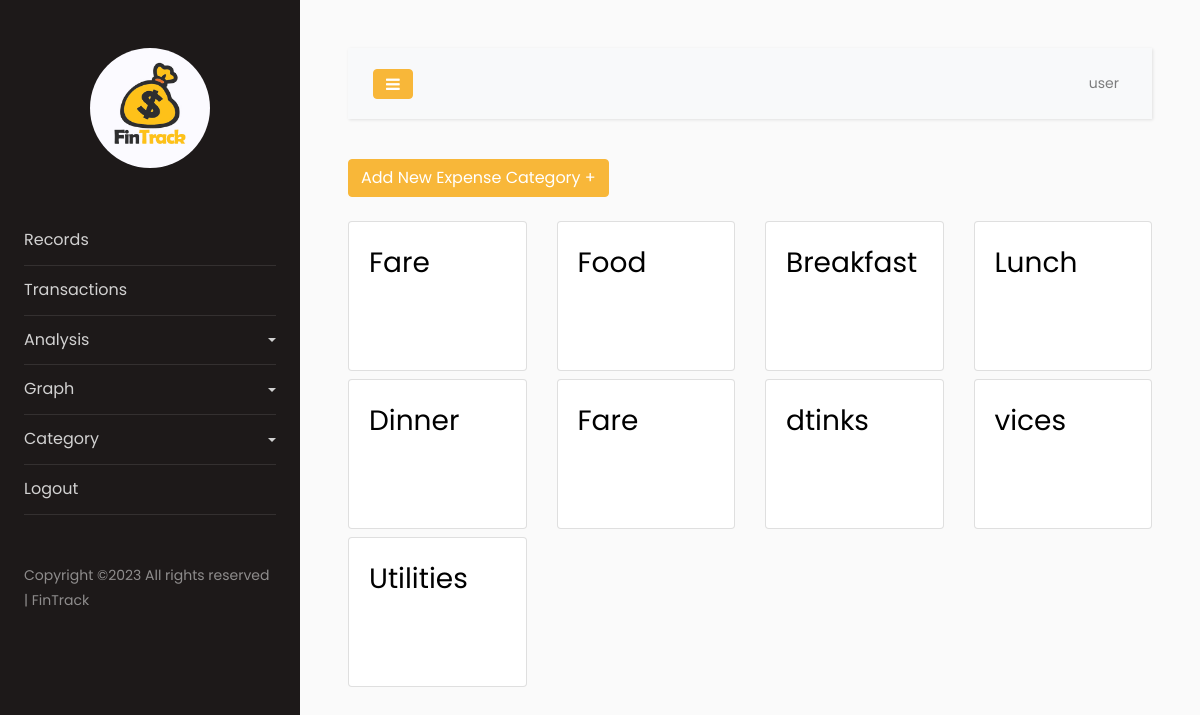
Screenshot of /app/category.php?type=Expense (signed in) with the database file from the repository.
### tables this page shows
CREATE TABLE `category` (
  `Id` int(11) NOT NULL AUTO_INCREMENT,
  `createdById` int(11) DEFAULT '0',
  `name` varchar(255) DEFAULT NULL,
  `type` varchar(255) DEFAULT NULL,
  PRIMARY KEY (`Id`)
);

### config/Models.php (called while the page is built, shortened)
<?php
include "CRUD.php";
function category() {
	$crud = new CRUD;
	$crud->table = "category";
	return $crud;
}
?>

### config/CRUD.php (called while the page is built)
<?php class CRUD{var $table;var $obj=array();function arrayToQuery($query){$query_array=array();foreach($query as $key=>$key_value){if($key_value=="NOW()"){$query_array[]="$key=$key_value";}else{$query_array[]="$key='".htmlspecialchars($key_value,ENT_QUOTES)."'";}}return implode(', ',$query_array);}function list($query=""){$query=$query?"where ".$query:"";$db=Database::connect();$pdo=$db->prepare("select * from $this->table $query");$pdo->execute();$result=$pdo->fetchAll(PDO::FETCH_OBJ);Database::disconnect();return $result;}function count($query=""){$query=$query?"where ".$query:"";$db=Database::connect();$pdo=$db->prepare("select * from $this->table $query");$pdo->execute();Database::disconnect();return $pdo->rowCount();}function get($args){$db=Database::connect();$pdo=$db->prepare("select * from $this->table where $args");$pdo->execute();$result=$pdo->fetch(PDO::FETCH_OBJ);Database::disconnect();return $result;}function create(){$object=$this->arrayToQuery($this->obj);$db=Database::connect();$pdo=$db->prepare("insert into $this->table set $object");$pdo->execute();Database::disconnect();}function update($args){$object=$this->arrayToQuery($this->obj);$db=Database::connect();$pdo=$db->prepare("update $this->table set $object where $args");$pdo->execute();Database::disconnect();}function delete($args){$db=Database::connect();$pdo=$db->prepare("delete from $this->table where $args");$pdo->execute();Database::disconnect();}} ?>

### app/category.php (the view, shortened to what this page needs)
<?php
$ROOT_DIR="../";
include $ROOT_DIR . "templates/header.php";
$userId = $_SESSION["user_session"]["Id"];
$type = $_GET["type"];
$category_list = category()->list("type='$type' and (createdById=$userId or createdById=0)");
?>
<button type="button" class="btn btn-primary" href="javascript:void(0)" id="btn-add-category">
  Add New <?=$type;?> Category +
</button>
<div class="row mt-3">
  <?php foreach ($category_list as $row):
     ?>
    <div class="col-lg-3 mt-2 category-items">
        <div class="card card-category"  onmouseover="display_button('button_<?=$row->Id?>')"  onmouseout="hide_button('button_<?=$row->Id?>')" style="min-height:150px;">
          <div class="card-body category-data"
          data-id="<?=$row->Id;?>"
          data-name="<?=$row->name;?>"
          >
            <h3><?=$row->name;?></h3>
          </div>
        </div>
    </div>
<?php endforeach;?>
</div>
<?php include $ROOT_DIR . "templates/footer.php"; ?>

### app/category.php (style rules this page uses)
.card-category { cursor: pointer; min-height: 200px; }

### rows the page displays
category: $row->Id 1 (drawn), name "Fare"
category: name "Food"
category: name "Breakfast"
category: name "Lunch"
category: name "Dinner"
category: name "Fare"
category: name "dtinks"
category: name "vices"
category: name "Utilities"

### other values shown
$user["username"] "user"
$type "Expense"
